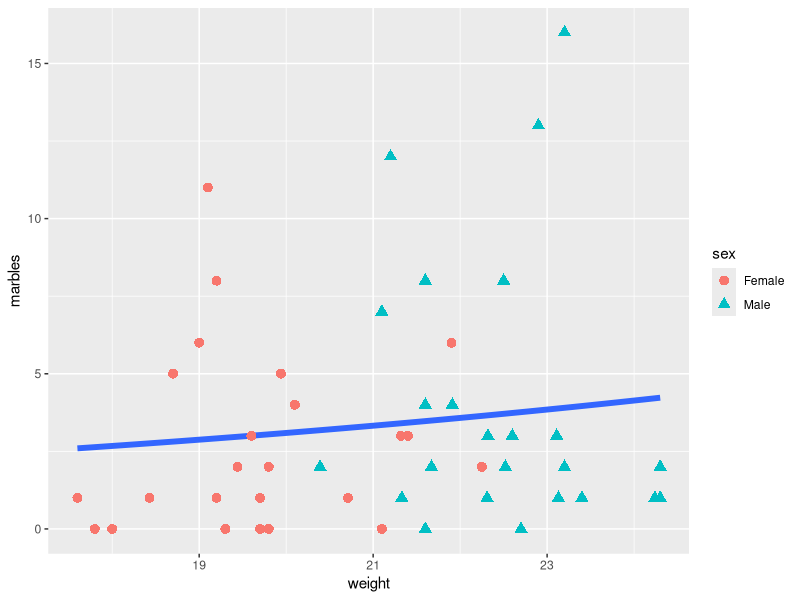

This figure's R source: (Note: this script raises an error after producing the figure.)
## ---- chunk 1
knitr::opts_chunk$set(echo = TRUE)
## ---- chunk 2
marbles <- read.csv("Lazic_weight_marbles.csv")
## ---- chunk 3
marbles$marbles01 <- ifelse(marbles$marbles > 0,1,0)
## ---- chunk 4
library(ggplot2)
ggplot(aes(y = marbles,
      x = weight),
      data = marbles) +
  geom_smooth(method = glm,
              se = FALSE,
              method.args = list(family = "poisson"),
              size = 2) +
  geom_point(aes(color = sex, 
                 shape = sex),
             size =3)
## ---- chunk 5
glm.pois.mean <- glm(marbles ~ weight, 
          data = marbles,
          family = poisson(link = "log"))

## ---- chunk 6
glm.logit.full <- glm(marbles01 ~ group*drug,
                      family = binomial,
                      data = marbles)
## ---- chunk 7
summary(marbles)
fake.data <- expand.grid(group = c("SAL","VPA"),
                         drug = c("MPEP","SAL"))

fake.data
## ---- chunk 8
fake.data$logit.preds <- predict(glm.logit.full,
                                 newdata = fake.data)

## ---- chunk 9
SE.preds <- predict(glm.logit.full,
                                 newdata = fake.data,
                                 se.fit = TRUE)

fake.data$SE <- SE.preds$se.fit
## ---- chunk 10
fake.data$real.pred <- invlogit(fake.data$predictions)
## ---- chunk 11
fake.data$CI.lo <- invlogit(fake.data$predictions -
                            1.96*fake.data$SE)

fake.data$CI.hi <- invlogit(fake.data$predictions +
                            1.96*fake.data$SE)
## ---- chunk 12
fake.data$treatment <- paste(fake.data$group,
                             "\n",
                             fake.data$drug,
                             sep = "")
pd <- position_dodge(0.2)
qplot(y = real.pred,
      x = treatment,
      color = drug,
      shape = group,
      data = fake.data) +
  geom_point(size = 3) +
  geom_errorbar(aes(ymin = CI.lo,
                    ymax = CI.hi),
                width = 0)
